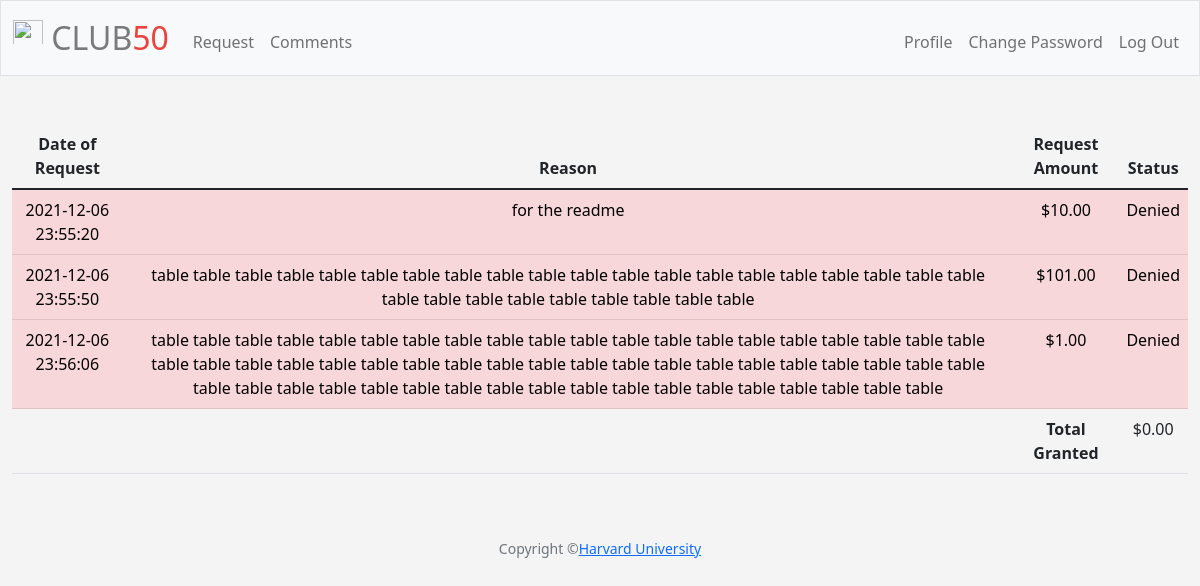
/ (signed in), run on the app's committed database.
### tables this page shows
CREATE TABLE 'portfolio' ('user_id' INTEGER, 'requestreason' TEXT, 'status' TEXT DEFAULT 'Pending', 'clubname' TEXT, 'date' REAL, 'moneyrequested' REAL DEFAULT 0, 'id'  INTEGER PRIMARY KEY NOT NULL  );

### app.py (the view)
@app.route("/")
@login_required
def index():
    if session["user_id"] == 1:
        return redirect(url_for("admin"))
    portfolio = db.execute("SELECT * FROM portfolio WHERE user_id = ?", session["user_id"])
    if not portfolio:
        return apology("No Grants Found", 200)
    sum = db.execute("SELECT IFNULL(SUM(moneyrequested), 0) AS sum FROM portfolio WHERE user_id = ? AND status = 'Approved'", session["user_id"])
    db.execute("UPDATE users SET cash = ? WHERE id = ?", sum[0]['sum'], session["user_id"])
    cash = db.execute("SELECT cash FROM users WHERE id = ?", session["user_id"])
    granttotal = usd(cash[0]["cash"])
    return render_template("index.html", portfolio = portfolio, granttotal = granttotal)

### app.py (called while the page is built)
@app.after_request
def after_request(response):
    response.headers["Cache-Control"] = "no-cache, no-store, must-revalidate"
    response.headers["Expires"] = 0
    response.headers["Pragma"] = "no-cache"
    return response

### helpers.py (called while the page is built)
def login_required(f):
    @wraps(f)
    def decorated_function(*args, **kwargs):
        if session.get("user_id") is None:
            return redirect("/login")
        return f(*args, **kwargs)
    return decorated_function

def usd(value):
    return f"${value:,.2f}"

### templates/index.html (shortened to what this page needs)
{% extends "layout.html" %}
{% block main %}
    <table class="table table-hover">
        <thead>
            <tr>
                <th scope="col">Date of Request</th>
                <th scope="col">Reason</th>
                <th scope="col">Request Amount</th>
                <th scope="col">Status</th>
            </tr>
        </thead>
        <tbody>
        {% for folio in portfolio %}
            {% if folio['status'] == "Approved" %}
                <tr class="table-success">
            {% elif folio['status'] == "Denied" %}
                <tr class="table-danger">
            {% endif %}
                    <td>{{ folio['date'] }}</td>
                    <td>{{ folio['requestreason'] }}</td>
                    <td>{{ folio['moneyrequested'] | usd }}</td>
                    <td>{{ folio['status'] }}</td>
                </tr>
        {% endfor %}
            <tr>
                <td></td>
                <td></td>
                <th scope="row">Total Granted</th>
                <td>{{ granttotal }}</td>
            </tr>
        </tbody>
    </table>
{% endblock %}

### static/style.css (style rules this page uses)
body { background-color: #F4F4F4 !important }

### data on the page
portfolio: date "2021-12-06 23:55:20", requestreason "for the readme", moneyrequested "$10.00", status "Denied"
portfolio: date "2021-12-06 23:55:50", requestreason "table table table table table table table table table table table table table table table table table table table table table table table table table table table table table", moneyrequested "$101.00", status "Denied"
portfolio: date "2021-12-06 23:56:06", requestreason "table table table table table table table table table table table table table table table table table table table table table table table table table table table table table table table table table table table table table table table table table table table table table table table table table table table table table table table table table table", moneyrequested "$1.00", status "Denied"

### other printed values
{{ granttotal }} "$0.00"
